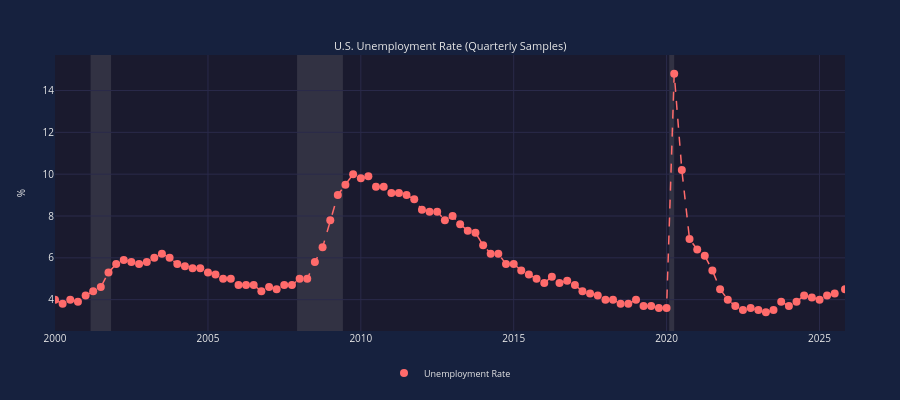

Notebook cell for this chart:
### Markdown cell above
## 6. Scatter Plot with Markers

Sometimes you want to show individual data points rather than lines.

### Code cell
# Scatter plot with quarterly unemployment data points
# Sample to quarterly (every 3rd month)
quarterly_unemp_dates = unemp_dates[::3]
quarterly_unemp_values = unemp_values[::3]

chart = EconChart(
    Data(x=quarterly_unemp_dates, y=quarterly_unemp_values, 
         name='Unemployment Rate', color='coral',
         style='scatter', marker_size=8),
    Data(x=quarterly_unemp_dates, y=quarterly_unemp_values,
         name='Trend', color='coral',
         line_style='dashed', show_in_legend=False),
    title='U.S. Unemployment Rate (Quarterly Samples)',
    y_label='%',
)
chart.show(height=400)  # Direct display
